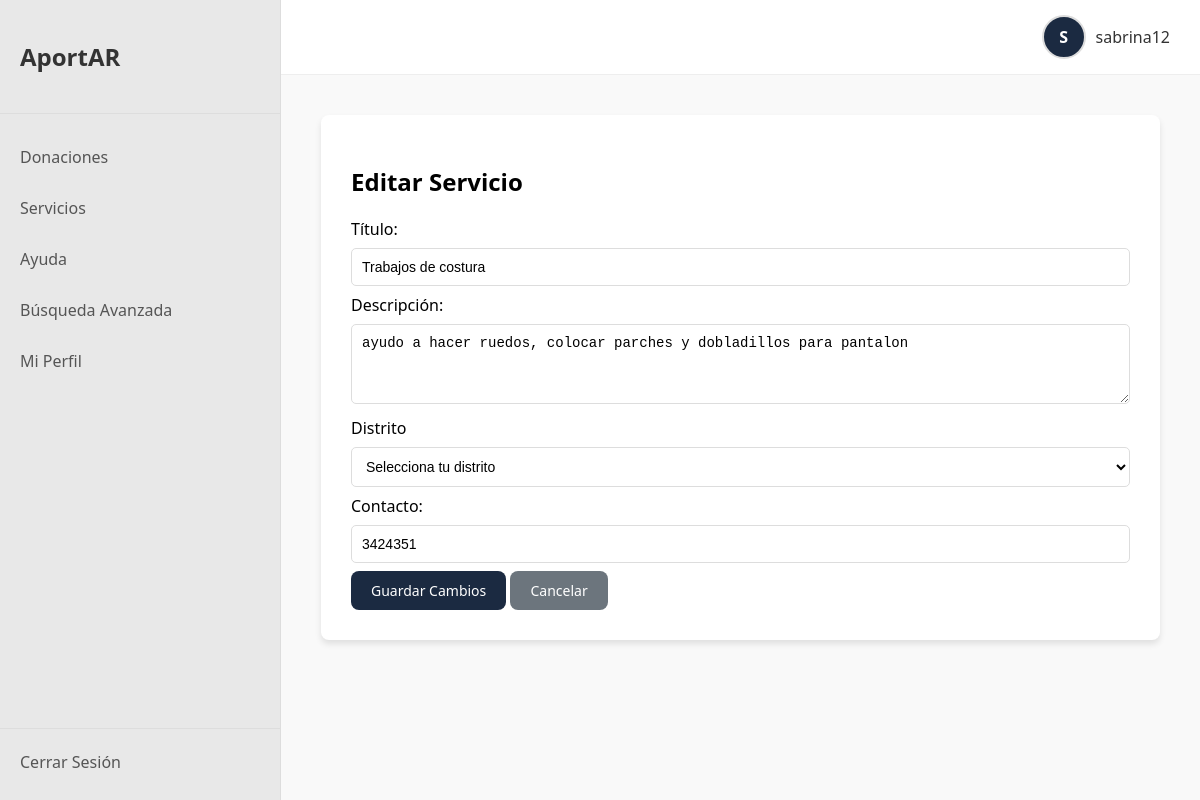
The page /servicios/editar/1 (signed in) on the database its author committed.
### models/user.py (models this page shows, shortened)
class Servicio(db.Model):
    __tablename__ = 'servicios'
    id = db.Column(db.Integer, primary_key=True)
    titulo = db.Column(db.String(200), nullable=False)
    descripcion = db.Column(db.Text, nullable=False)
    ubicacion = db.Column(db.String(200), nullable=False)
    contacto = db.Column(db.String(200), nullable=False)
    imagen = db.Column(db.String(200), nullable=True)
    fecha_creacion = db.Column(db.DateTime, default=datetime.utcnow)
    user_id = db.Column(db.Integer, db.ForeignKey('users.id'), nullable=False)

### app.py (the view, shortened to what this page needs)
@app.route("/servicios/editar/<int:id>", methods=["GET", "POST"])
def editar_servicio(id):
    if 'user_id' not in session:
        return redirect(url_for('login'))
    servicio = Servicio.query.get_or_404(id)
    if servicio.user_id != session['user_id']:
        flash("No tienes permiso para editar este servicio.", "danger")
        return redirect(url_for('ver_servicios'))
    return render_template('editar_servicio.html', servicio=servicio)

### templates/editar_servicio.html (shortened to what this page needs)
{% extends "base.html" %}
{% block content %}
<div class="form-container">
    <h2>Editar Servicio</h2>
    <form action="{{ url_for('editar_servicio', id=servicio.id) }}" method="POST">
        <label for="titulo">Título:</label>
        <input type="text" id="titulo" name="titulo" value="{{ servicio.titulo }}" required>
        <label for="descripcion">Descripción:</label>
        <textarea id="descripcion" name="descripcion" required>{{ servicio.descripcion }}</textarea>
        <label for="ubicacion" class="form-label">Distrito</label>
        <select class="form-select" id="ubicacion" name="ubicacion" required>
            <option value="" disabled selected>Selecciona tu distrito</option>
        </select>
        <label for="contacto">Contacto:</label>
        <input type="number" id="contacto" name="contacto" value="{{ servicio.contacto }}" required>
        <button type="submit" class="btn-primary">Guardar Cambios</button>
        <a href="{{ url_for('ver_servicios') }}" class="btn-secondary">Cancelar</a>
    </form>
</div>
{% endblock %}

### static/style.css (style rules this page uses)
body { margin: 0; font-family: "Segoe UI", Tahoma, Geneva, Verdana, sans-serif; background-color: #f8f9fa; }
input, textarea, select { width: 100%; padding: 10px; margin: 8px 0; border: 1px solid #ddd; border-radius: 5px; font-size: 14px; background-color: #fff; box-sizing: border-box; }
textarea { resize: vertical; min-height: 80px; }
.btn, .btn-primary, .btn-secondary, .btn-edit, .btn-delete, .btn-add { all: unset; padding: 10px 20px; border: none; border-radius: 8px; cursor: pointer; font-size: 14px; text-align: center; text-decoration: none; display: inline-block; transition: background-color 0.2s; color: white; font-weight: 400; }
.btn-primary { background-color: #1b2a41; }
.btn-secondary { background-color: #6c757d; }
.form-container, .content-list-container { background: #fff; padding: 30px; border-radius: 8px; box-shadow: 0 4px 6px rgba(0, 0, 0, 0.1); }

### rows shown on the page
Servicio: titulo "Trabajos de costura", descripcion "ayudo a hacer ruedos, colocar parches y dobladillos para pantalon", contacto "3424351"

### other values the page prints
{{ session.username[0].upper() if session.username else 'U' }} "S"
{{ session.username if session.username else 'Usuario' }} "sabrina12"
